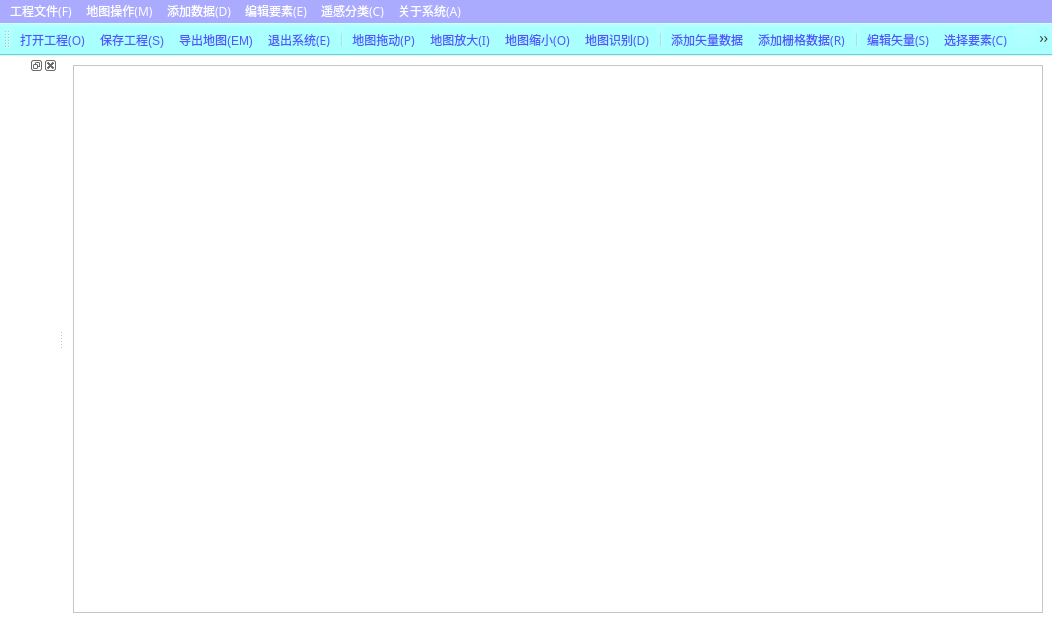
<?xml version="1.0" encoding="UTF-8"?>
<ui version="4.0">
 <class>MainWindow</class>
 <widget class="QMainWindow" name="MainWindow">
  <property name="geometry">
   <rect>
    <x>0</x>
    <y>0</y>
    <width>1052</width>
    <height>644</height>
   </rect>
  </property>
  <property name="windowTitle">
   <string>MainWindow</string>
  </property>
  <property name="windowIcon">
   <iconset resource="../resources/myRc.qrc">
    <normaloff>:/ico/主图标2024.1.0.ico</normaloff>:/ico/主图标2024.1.0.ico</iconset>
  </property>
  <property name="styleSheet">
   <string notr="true">background-color:rgb(255, 255, 255)</string>
  </property>
  <widget class="QWidget" name="centralwidget">
   <layout class="QVBoxLayout" name="verticalLayout">
    <item>
     <widget class="QFrame" name="frame">
      <property name="font">
       <font>
        <family>幼圆</family>
       </font>
      </property>
      <property name="styleSheet">
       <string notr="true">border-color: rgb(170, 170, 255);</string>
      </property>
      <property name="frameShape">
       <enum>QFrame::StyledPanel</enum>
      </property>
      <property name="frameShadow">
       <enum>QFrame::Raised</enum>
      </property>
     </widget>
    </item>
   </layout>
  </widget>
  <widget class="QMenuBar" name="menubar">
   <property name="geometry">
    <rect>
     <x>0</x>
     <y>0</y>
     <width>1052</width>
     <height>18</height>
    </rect>
   </property>
   <property name="font">
    <font>
     <family>幼圆</family>
     <pointsize>9</pointsize>
     <weight>50</weight>
     <italic>false</italic>
     <bold>false</bold>
    </font>
   </property>
   <property name="styleSheet">
    <string notr="true">background-color:rgb(170, 170, 255);
selection-color: rgb(85, 0, 255);
alternate-background-color: rgb(170, 255, 255);
border-color: rgb(255, 255, 255);
font: 9pt &quot;幼圆&quot; ;
color: rgb(255, 255, 255);
selection-background-color: rgb(170, 255, 255);</string>
   </property>
   <widget class="QMenu" name="menuOpen">
    <property name="font">
     <font>
      <family>幼圆</family>
      <pointsize>9</pointsize>
      <weight>50</weight>
      <italic>false</italic>
      <bold>false</bold>
     </font>
    </property>
    <property name="title">
     <string>添加数据(D)</string>
    </property>
    <addaction name="actionOpenShp"/>
    <addaction name="actionOpenRaster"/>
   </widget>
   <widget class="QMenu" name="menuEdit">
    <property name="font">
     <font>
      <family>幼圆</family>
      <pointsize>9</pointsize>
      <weight>50</weight>
      <italic>false</italic>
      <bold>false</bold>
     </font>
    </property>
    <property name="title">
     <string>编辑要素(E)</string>
    </property>
    <addaction name="actionEditShp"/>
    <addaction name="actionSelectFeature"/>
    <addaction name="actionDeleteFeature"/>
    <addaction name="separator"/>
    <addaction name="actionPoint"/>
    <addaction name="actionPolygon"/>
    <addaction name="actionRectangle"/>
    <addaction name="actionCircle"/>
   </widget>
   <widget class="QMenu" name="menu">
    <property name="title">
     <string>工程文件(F)</string>
    </property>
    <addaction name="actionOpen"/>
    <addaction name="actionSave"/>
    <addaction name="actionexportMap"/>
    <addaction name="actionQuit"/>
   </widget>
   <widget class="QMenu" name="menu_2">
    <property name="title">
     <string>地图操作(M)</string>
    </property>
    <addaction name="actionPan"/>
    <addaction name="actionZoomIn"/>
    <addaction name="actionZoomOut"/>
    <addaction name="actionIdentify"/>
   </widget>
   <widget class="QMenu" name="menu_3">
    <property name="title">
     <string>遥感分类(C)</string>
    </property>
    <addaction name="actionClip"/>
    <addaction name="actionNDVI"/>
    <addaction name="actionReclass"/>
    <addaction name="actionunspuervise"/>
    <addaction name="actionRandomForest"/>
   </widget>
   <widget class="QMenu" name="menu_4">
    <property name="title">
     <string>关于系统(A)</string>
    </property>
    <addaction name="actionAboutQt"/>
    <addaction name="actionAbout"/>
    <addaction name="actionHelp"/>
    <addaction name="actionDeveloper"/>
    <addaction name="actionGithub"/>
    <addaction name="actionLogs"/>
   </widget>
   <addaction name="menu"/>
   <addaction name="menu_2"/>
   <addaction name="menuOpen"/>
   <addaction name="menuEdit"/>
   <addaction name="menu_3"/>
   <addaction name="menu_4"/>
  </widget>
  <widget class="QStatusBar" name="statusbar">
   <property name="font">
    <font>
     <family>幼圆</family>
    </font>
   </property>
  </widget>
  <widget class="QDockWidget" name="dockWidget">
   <property name="font">
    <font>
     <family>幼圆</family>
    </font>
   </property>
   <property name="styleSheet">
    <string notr="true">border-color: rgb(170, 170, 255);</string>
   </property>
   <attribute name="dockWidgetArea">
    <number>1</number>
   </attribute>
   <widget class="QWidget" name="dockWidgetContents"/>
  </widget>
  <widget class="QToolBar" name="toolBar">
   <property name="font">
    <font>
     <family>幼圆</family>
     <pointsize>9</pointsize>
     <weight>50</weight>
     <italic>false</italic>
     <bold>false</bold>
    </font>
   </property>
   <property name="windowTitle">
    <string>toolBar</string>
   </property>
   <property name="styleSheet">
    <string notr="true">background-color:rgb(170, 255, 255);
font: 9pt &quot;幼圆&quot;;
selection-background-color: rgb(170, 170, 255);
color: rgb(85, 85, 255);</string>
   </property>
   <attribute name="toolBarArea">
    <enum>TopToolBarArea</enum>
   </attribute>
   <attribute name="toolBarBreak">
    <bool>false</bool>
   </attribute>
   <addaction name="actionOpen"/>
   <addaction name="actionSave"/>
   <addaction name="actionexportMap"/>
   <addaction name="actionQuit"/>
   <addaction name="separator"/>
   <addaction name="actionPan"/>
   <addaction name="actionZoomIn"/>
   <addaction name="actionZoomOut"/>
   <addaction name="actionIdentify"/>
   <addaction name="separator"/>
   <addaction name="actionOpenShp"/>
   <addaction name="actionOpenRaster"/>
   <addaction name="separator"/>
   <addaction name="actionEditShp"/>
   <addaction name="actionSelectFeature"/>
   <addaction name="actionDeleteFeature"/>
   <addaction name="actionPoint"/>
   <addaction name="actionPolygon"/>
   <addaction name="actionRectangle"/>
   <addaction name="actionCircle"/>
   <addaction name="separator"/>
   <addaction name="actionClip"/>
   <addaction name="actionNDVI"/>
   <addaction name="actionReclass"/>
   <addaction name="actionunspuervise"/>
   <addaction name="actionRandomForest"/>
   <addaction name="separator"/>
   <addaction name="actionAboutQt"/>
   <addaction name="actionAbout"/>
   <addaction name="actionHelp"/>
   <addaction name="actionDeveloper"/>
   <addaction name="actionGithub"/>
   <addaction name="actionLogs"/>
  </widget>
  <action name="actionOpenShp">
   <property name="icon">
    <iconset resource="../resources/myRc.qrc">
     <normaloff>:/png/添加矢量.png</normaloff>:/png/添加矢量.png</iconset>
   </property>
   <property name="text">
    <string>添加矢量数据(V)</string>
   </property>
   <property name="iconText">
    <string>添加矢量数据</string>
   </property>
   <property name="font">
    <font>
     <family>幼圆</family>
    </font>
   </property>
   <property name="shortcut">
    <string>Ctrl+V</string>
   </property>
   <property name="iconVisibleInMenu">
    <bool>true</bool>
   </property>
  </action>
  <action name="actionOpenRaster">
   <property name="icon">
    <iconset resource="../resources/myRc.qrc">
     <normaloff>:/png/添加栅格.png</normaloff>:/png/添加栅格.png</iconset>
   </property>
   <property name="text">
    <string>添加栅格数据(R)</string>
   </property>
   <property name="font">
    <font>
     <family>幼圆</family>
    </font>
   </property>
   <property name="shortcut">
    <string>Ctrl+R</string>
   </property>
  </action>
  <action name="actionEditShp">
   <property name="checkable">
    <bool>true</bool>
   </property>
   <property name="icon">
    <iconset resource="../resources/myRc.qrc">
     <normaloff>:/png/编辑.png</normaloff>:/png/编辑.png</iconset>
   </property>
   <property name="text">
    <string>编辑矢量(S)</string>
   </property>
   <property name="font">
    <font>
     <family>幼圆</family>
    </font>
   </property>
   <property name="shortcut">
    <string>Ctrl+Shift+E</string>
   </property>
  </action>
  <action name="actionSelectFeature">
   <property name="checkable">
    <bool>true</bool>
   </property>
   <property name="icon">
    <iconset resource="../resources/myRc.qrc">
     <normaloff>:/png/选择.png</normaloff>:/png/选择.png</iconset>
   </property>
   <property name="text">
    <string>选择要素(C)</string>
   </property>
   <property name="font">
    <font>
     <family>幼圆</family>
    </font>
   </property>
  </action>
  <action name="actionDeleteFeature">
   <property name="icon">
    <iconset resource="../resources/myRc.qrc">
     <normaloff>:/png/删除.png</normaloff>:/png/删除.png</iconset>
   </property>
   <property name="text">
    <string>删除选中要素(D)</string>
   </property>
   <property name="font">
    <font>
     <family>幼圆</family>
    </font>
   </property>
   <property name="shortcut">
    <string>Ctrl+D</string>
   </property>
  </action>
  <action name="actionPolygon">
   <property name="icon">
    <iconset resource="../resources/myRc.qrc">
     <normaloff>:/png/polygon.png</normaloff>:/png/polygon.png</iconset>
   </property>
   <property name="text">
    <string>绘制面(L)</string>
   </property>
   <property name="font">
    <font>
     <family>幼圆</family>
    </font>
   </property>
   <property name="shortcut">
    <string>Ctrl+L</string>
   </property>
  </action>
  <action name="actionRectangle">
   <property name="icon">
    <iconset resource="../resources/myRc.qrc">
     <normaloff>:/png/矩形.png</normaloff>:/png/矩形.png</iconset>
   </property>
   <property name="text">
    <string>绘制矩形(R)</string>
   </property>
   <property name="font">
    <font>
     <family>幼圆</family>
    </font>
   </property>
  </action>
  <action name="actionCircle">
   <property name="icon">
    <iconset resource="../resources/myRc.qrc">
     <normaloff>:/png/圆.png</normaloff>:/png/圆.png</iconset>
   </property>
   <property name="text">
    <string>绘制圆(C)</string>
   </property>
   <property name="font">
    <font>
     <family>幼圆</family>
    </font>
   </property>
  </action>
  <action name="actionOpen">
   <property name="icon">
    <iconset resource="../resources/myRc.qrc">
     <normaloff>:/png/打开工程.png</normaloff>:/png/打开工程.png</iconset>
   </property>
   <property name="text">
    <string>打开工程(O)</string>
   </property>
   <property name="font">
    <font>
     <family>幼圆</family>
    </font>
   </property>
   <property name="shortcut">
    <string>Ctrl+O</string>
   </property>
  </action>
  <action name="actionQuit">
   <property name="icon">
    <iconset resource="../resources/myRc.qrc">
     <normaloff>:/png/退出系统.png</normaloff>:/png/退出系统.png</iconset>
   </property>
   <property name="text">
    <string>退出系统(E)</string>
   </property>
   <property name="font">
    <font>
     <family>幼圆</family>
    </font>
   </property>
   <property name="shortcut">
    <string>Ctrl+E</string>
   </property>
  </action>
  <action name="actionPan">
   <property name="icon">
    <iconset resource="../resources/myRc.qrc">
     <normaloff>:/png/拖动.png</normaloff>:/png/拖动.png</iconset>
   </property>
   <property name="text">
    <string>地图拖动(P)</string>
   </property>
   <property name="font">
    <font>
     <family>幼圆</family>
    </font>
   </property>
   <property name="shortcut">
    <string>Ctrl+Shift+P</string>
   </property>
  </action>
  <action name="actionZoomIn">
   <property name="icon">
    <iconset resource="../resources/myRc.qrc">
     <normaloff>:/png/放大.png</normaloff>:/png/放大.png</iconset>
   </property>
   <property name="text">
    <string>地图放大(I)</string>
   </property>
   <property name="font">
    <font>
     <family>幼圆</family>
    </font>
   </property>
   <property name="shortcut">
    <string>Ctrl+Shift+I</string>
   </property>
  </action>
  <action name="actionZoomOut">
   <property name="icon">
    <iconset resource="../resources/myRc.qrc">
     <normaloff>:/png/缩小.png</normaloff>:/png/缩小.png</iconset>
   </property>
   <property name="text">
    <string>地图缩小(O)</string>
   </property>
   <property name="font">
    <font>
     <family>幼圆</family>
    </font>
   </property>
   <property name="shortcut">
    <string>Ctrl+Shift+O</string>
   </property>
  </action>
  <action name="actionIdentify">
   <property name="icon">
    <iconset resource="../resources/myRc.qrc">
     <normaloff>:/png/图片识别.png</normaloff>:/png/图片识别.png</iconset>
   </property>
   <property name="text">
    <string>地图识别(D)</string>
   </property>
   <property name="font">
    <font>
     <family>幼圆</family>
    </font>
   </property>
   <property name="shortcut">
    <string>Ctrl+Shift+D</string>
   </property>
  </action>
  <action name="actionPoint">
   <property name="icon">
    <iconset resource="../resources/myRc.qrc">
     <normaloff>:/png/绘制点.png</normaloff>:/png/绘制点.png</iconset>
   </property>
   <property name="text">
    <string>绘制点(P)</string>
   </property>
   <property name="font">
    <font>
     <family>幼圆</family>
    </font>
   </property>
  </action>
  <action name="actionNDVI">
   <property name="icon">
    <iconset resource="../resources/myRc.qrc">
     <normaloff>:/png/NDVI.png</normaloff>:/png/NDVI.png</iconset>
   </property>
   <property name="text">
    <string>计算NDVI(N)</string>
   </property>
   <property name="shortcut">
    <string>Ctrl+N</string>
   </property>
  </action>
  <action name="actionunspuervise">
   <property name="icon">
    <iconset resource="../resources/myRc.qrc">
     <normaloff>:/png/MNDWI.png</normaloff>:/png/MNDWI.png</iconset>
   </property>
   <property name="text">
    <string>非监督分类(M)</string>
   </property>
   <property name="shortcut">
    <string>Ctrl+M</string>
   </property>
  </action>
  <action name="actionRandomForest">
   <property name="icon">
    <iconset resource="../resources/myRc.qrc">
     <normaloff>:/png/随机森林.png</normaloff>:/png/随机森林.png</iconset>
   </property>
   <property name="text">
    <string>随机森林监督分类(R)</string>
   </property>
   <property name="shortcut">
    <string>Ctrl+Shift+R</string>
   </property>
  </action>
  <action name="actionAboutQt">
   <property name="icon">
    <iconset resource="../resources/myRc.qrc">
     <normaloff>:/png/关于Qt配置.png</normaloff>:/png/关于Qt配置.png</iconset>
   </property>
   <property name="text">
    <string>关于Qt配置(Q)</string>
   </property>
   <property name="shortcut">
    <string>Ctrl+Q</string>
   </property>
  </action>
  <action name="actionAbout">
   <property name="icon">
    <iconset resource="../resources/myRc.qrc">
     <normaloff>:/png/主图标新720.png</normaloff>:/png/主图标新720.png</iconset>
   </property>
   <property name="text">
    <string>关于系统(S)</string>
   </property>
   <property name="shortcut">
    <string>Ctrl+Shift+S</string>
   </property>
  </action>
  <action name="actionHelp">
   <property name="icon">
    <iconset resource="../resources/myRc.qrc">
     <normaloff>:/png/帮助.png</normaloff>:/png/帮助.png</iconset>
   </property>
   <property name="text">
    <string>系统帮助(H)</string>
   </property>
   <property name="shortcut">
    <string>Ctrl+H</string>
   </property>
  </action>
  <action name="actionDeveloper">
   <property name="icon">
    <iconset resource="../resources/myRc.qrc">
     <normaloff>:/png/联系开发者.png</normaloff>:/png/联系开发者.png</iconset>
   </property>
   <property name="text">
    <string>联系开发者(E)</string>
   </property>
   <property name="shortcut">
    <string>Ctrl+Alt+E</string>
   </property>
  </action>
  <action name="actionSave">
   <property name="icon">
    <iconset resource="../resources/myRc.qrc">
     <normaloff>:/png/保存.png</normaloff>:/png/保存.png</iconset>
   </property>
   <property name="text">
    <string>保存工程(S)</string>
   </property>
   <property name="shortcut">
    <string>Ctrl+S</string>
   </property>
  </action>
  <action name="actionClip">
   <property name="icon">
    <iconset resource="../resources/myRc.qrc">
     <normaloff>:/png/影像裁剪.png</normaloff>:/png/影像裁剪.png</iconset>
   </property>
   <property name="text">
    <string>影像裁剪(C)</string>
   </property>
   <property name="font">
    <font>
     <family>幼圆</family>
    </font>
   </property>
   <property name="shortcut">
    <string>Ctrl+C</string>
   </property>
  </action>
  <action name="actionexportMap">
   <property name="icon">
    <iconset resource="../resources/myRc.qrc">
     <normaloff>:/png/导出.png</normaloff>:/png/导出.png</iconset>
   </property>
   <property name="text">
    <string>导出地图(EM)</string>
   </property>
   <property name="shortcut">
    <string>Alt+E</string>
   </property>
  </action>
  <action name="actionReclass">
   <property name="icon">
    <iconset resource="../resources/myRc.qrc">
     <normaloff>:/png/重分类.png</normaloff>:/png/重分类.png</iconset>
   </property>
   <property name="text">
    <string>NDVI重分类(NR)</string>
   </property>
   <property name="shortcut">
    <string>Alt+R</string>
   </property>
  </action>
  <action name="actionGithub">
   <property name="icon">
    <iconset resource="../resources/myRc.qrc">
     <normaloff>:/png/github.png</normaloff>:/png/github.png</iconset>
   </property>
   <property name="text">
    <string>获取源码(G)</string>
   </property>
   <property name="shortcut">
    <string>Ctrl+Shift+G</string>
   </property>
  </action>
  <action name="actionLogs">
   <property name="icon">
    <iconset resource="../resources/myRc.qrc">
     <normaloff>:/png/日志.png</normaloff>:/png/日志.png</iconset>
   </property>
   <property name="text">
    <string>开发日志(L)</string>
   </property>
   <property name="shortcut">
    <string>Ctrl+Shift+L</string>
   </property>
  </action>
  <action name="actionDocument">
   <property name="icon">
    <iconset>
     <normaloff>:/png/开发文档.png</normaloff>:/png/开发文档.png</iconset>
   </property>
   <property name="text">
    <string>开发文档(D)</string>
   </property>
   <property name="shortcut">
    <string>Alt+D</string>
   </property>
  </action>
 </widget>
 <resources>
  <include location="../resources/myRc.qrc"/>
 </resources>
 <connections/>
</ui>
